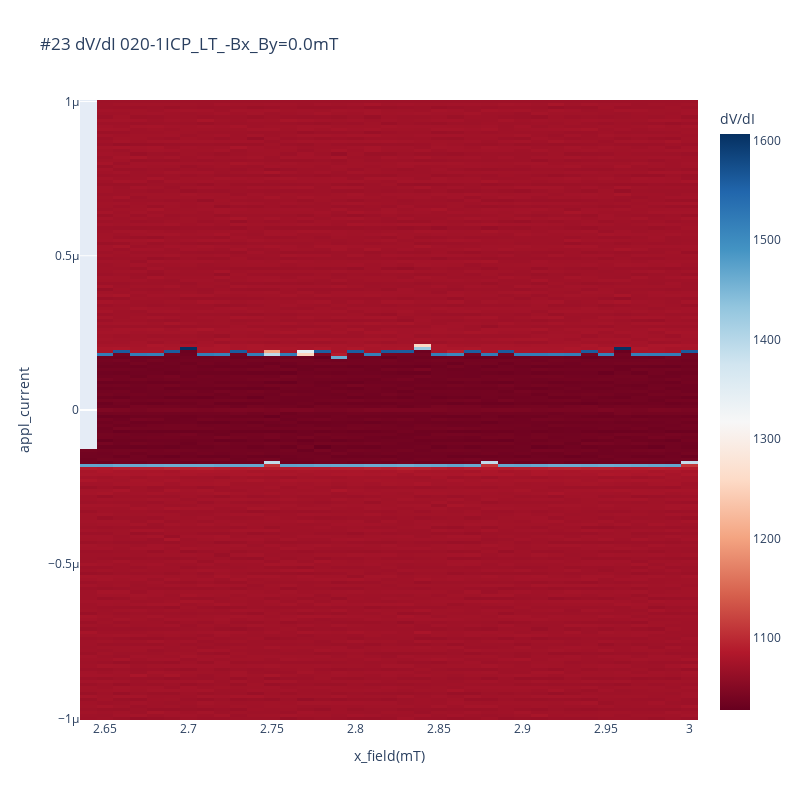

Notebook code cell kept with this figure:
### Code cell
dataset = qc.load_by_id(23)
run_id, exp_name, sample_name, sample_junction, name, description = get_detaset_info(dataset)
df = dataset.to_pandas_dataframe().reset_index()
para_list = dataset.parameters.split(",")
para_list
df['dV/dI'] = pd.DataFrame(np.diff(df['meas_voltage_K1']) / np.diff(df['appl_current']), columns=['r']).reindex(df.index, method=None)
df['volt_correct'] = df['meas_voltage_K1'] - (R_fit_SC * df['appl_current'])

fig = go.Figure(data=go.Heatmap(
        x=df['x_field']*1e3,
        y=df['appl_current'],
        # z=df['volt_correct'],
        z=df['dV/dI'],
        colorscale='RdBu',
        colorbar=dict(
            title='dV/dI', titleside='top')),
        layout=dict(
            title=f"#{run_id} dV/dI {sample_name}",
            xaxis_title=f"{para_list[0]}(mT)",
            yaxis_title=para_list[1],
            height=800, width=800))
fig.show()

### Figure 1 — Plotly figure (JSON) as saved in the notebook; plotly's stock layout.template omitted (floating-point values rounded to 4 significant figures; data arrays with more than 128 entries replaced by an {"elided": "..."} marker saying what was removed)
{"data": [{"colorbar": {"title": {"side": "top", "text": "dV/dI"}}, "colorscale": [[0, "rgb(103,0,31)"], [0.1, "rgb(178,24,43)"], [0.2, "rgb(214,96,77)"], [0.3, "rgb(244,165,130)"], [0.4, "rgb(253,219,199)"], [0.5, "rgb(247,247,247)"], [0.6, "rgb(209,229,240)"], [0.7, "rgb(146,197,222)"], [0.8, "rgb(67,147,195)"], [0.9, "rgb(33,102,172)"], [1, "rgb(5,48,97)"]], "type": "heatmap", "x": {"elided": "7325 float values"}, "y": {"elided": "7325 float values"}, "z": {"elided": "7325 float values"}}], "layout": {"height": 800, "title": {"text": "#23 dV/dI 020-1ICP_LT_-Bx_By=0.0mT"}, "width": 800, "xaxis": {"title": {"text": "x_field(mT)"}}, "yaxis": {"title": {"text": "appl_current"}}}}
